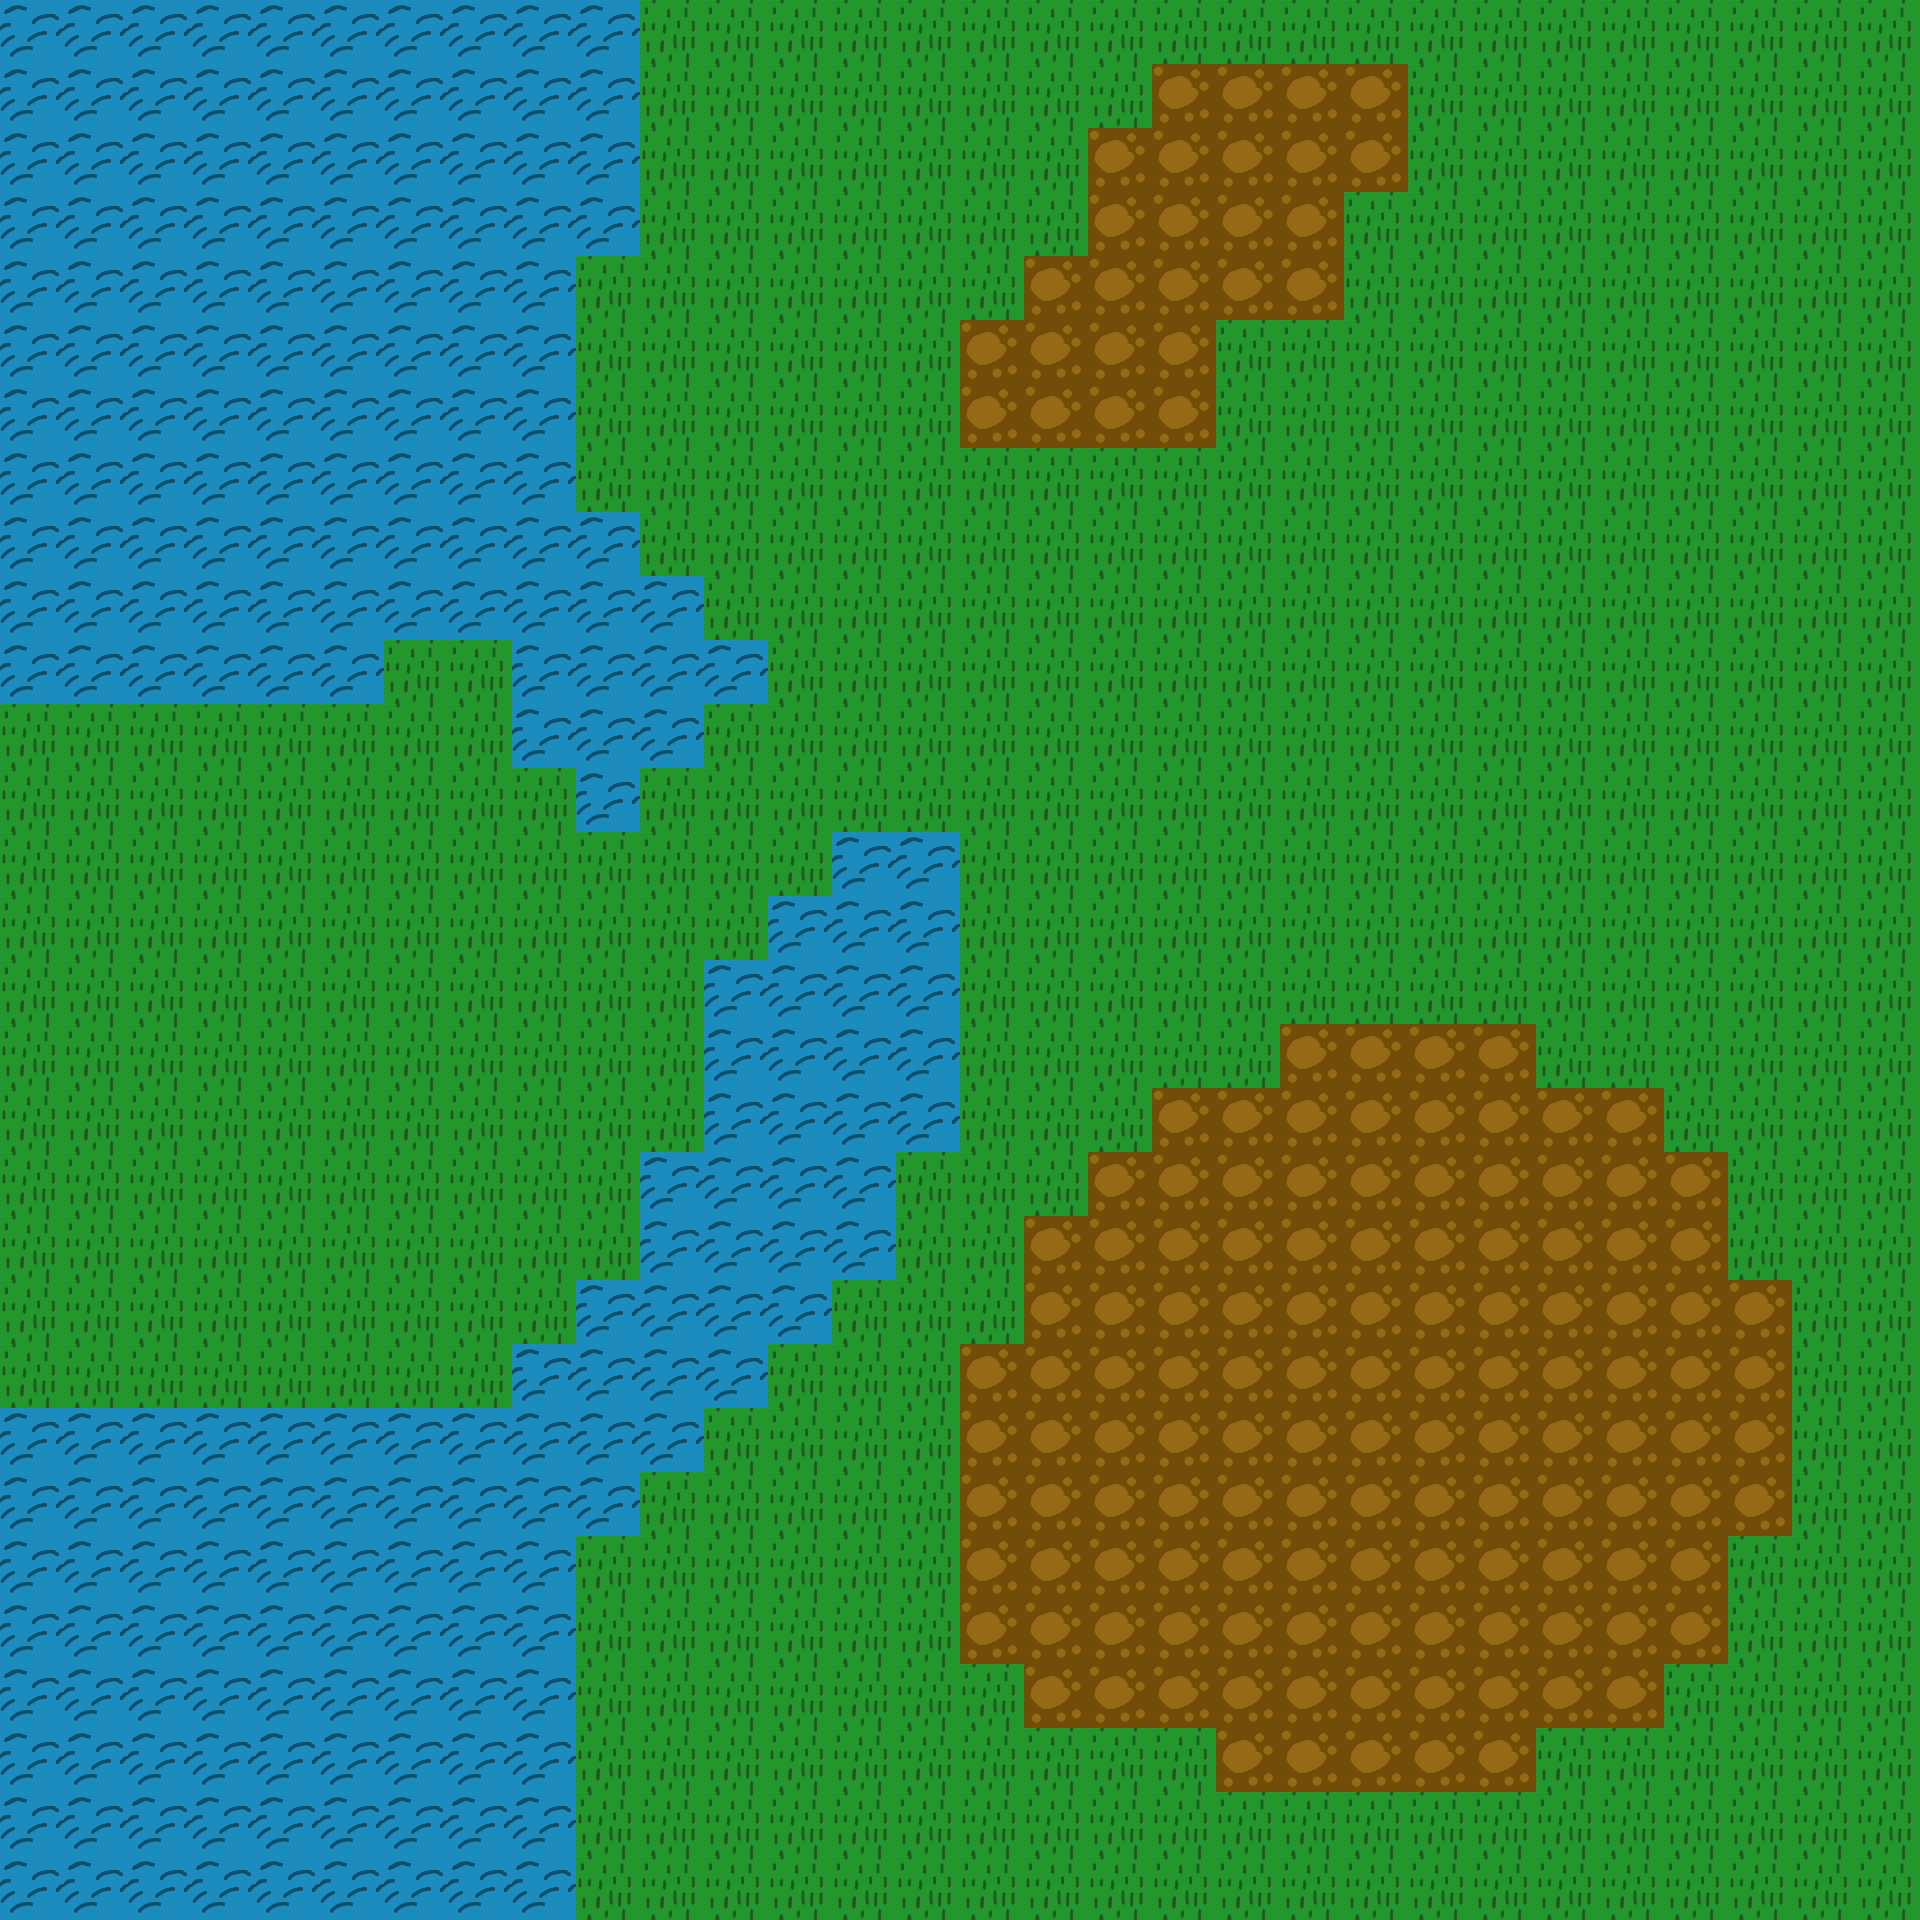

A 2D game scene composited from a Tiled map and its tileset images. What follows is a short description and the map's XML, with every tile layer's data as written:
An orthogonal 30x30 tile map with 64x64 px tiles, 1 tile layer (ground) and 21 objects.

<map version="1.10" tiledversion="1.11.2" orientation="orthogonal" renderorder="right-down" width="30" height="30" tilewidth="64" tileheight="64" infinite="0" nextlayerid="3" nextobjectid="24">
 <editorsettings>
  <export target="planet_001.lua" format="lua" />
 </editorsettings>
 <tileset firstgid="1" name="basic_tileset" tilewidth="64" tileheight="64" tilecount="3" columns="3">
  <image source="../tilesets/basic_tileset.png" trans="ff00ff" width="192" height="64" />
 </tileset>
 <layer id="1" name="ground" width="30" height="30">
  <data encoding="csv">
3,3,3,3,3,3,3,3,3,3,1,1,1,1,1,1,1,1,1,1,1,1,1,1,1,1,1,1,1,1,
3,3,3,3,3,3,3,3,3,3,1,1,1,1,1,1,1,1,2,2,2,2,1,1,1,1,1,1,1,1,
3,3,3,3,3,3,3,3,3,3,1,1,1,1,1,1,1,2,2,2,2,2,1,1,1,1,1,1,1,1,
3,3,3,3,3,3,3,3,3,3,1,1,1,1,1,1,1,2,2,2,2,1,1,1,1,1,1,1,1,1,
3,3,3,3,3,3,3,3,3,1,1,1,1,1,1,1,2,2,2,2,2,1,1,1,1,1,1,1,1,1,
3,3,3,3,3,3,3,3,3,1,1,1,1,1,1,2,2,2,2,1,1,1,1,1,1,1,1,1,1,1,
3,3,3,3,3,3,3,3,3,1,1,1,1,1,1,2,2,2,2,1,1,1,1,1,1,1,1,1,1,1,
3,3,3,3,3,3,3,3,3,1,1,1,1,1,1,1,1,1,1,1,1,1,1,1,1,1,1,1,1,1,
3,3,3,3,3,3,3,3,3,3,1,1,1,1,1,1,1,1,1,1,1,1,1,1,1,1,1,1,1,1,
3,3,3,3,3,3,3,3,3,3,3,1,1,1,1,1,1,1,1,1,1,1,1,1,1,1,1,1,1,1,
3,3,3,3,3,3,1,1,3,3,3,3,1,1,1,1,1,1,1,1,1,1,1,1,1,1,1,1,1,1,
1,1,1,1,1,1,1,1,3,3,3,1,1,1,1,1,1,1,1,1,1,1,1,1,1,1,1,1,1,1,
1,1,1,1,1,1,1,1,1,3,1,1,1,1,1,1,1,1,1,1,1,1,1,1,1,1,1,1,1,1,
1,1,1,1,1,1,1,1,1,1,1,1,1,3,3,1,1,1,1,1,1,1,1,1,1,1,1,1,1,1,
1,1,1,1,1,1,1,1,1,1,1,1,3,3,3,1,1,1,1,1,1,1,1,1,1,1,1,1,1,1,
1,1,1,1,1,1,1,1,1,1,1,3,3,3,3,1,1,1,1,1,1,1,1,1,1,1,1,1,1,1,
1,1,1,1,1,1,1,1,1,1,1,3,3,3,3,1,1,1,1,1,2,2,2,2,1,1,1,1,1,1,
1,1,1,1,1,1,1,1,1,1,1,3,3,3,3,1,1,1,2,2,2,2,2,2,2,2,1,1,1,1,
1,1,1,1,1,1,1,1,1,1,3,3,3,3,1,1,1,2,2,2,2,2,2,2,2,2,2,1,1,1,
1,1,1,1,1,1,1,1,1,1,3,3,3,3,1,1,2,2,2,2,2,2,2,2,2,2,2,1,1,1,
1,1,1,1,1,1,1,1,1,3,3,3,3,1,1,1,2,2,2,2,2,2,2,2,2,2,2,2,1,1,
1,1,1,1,1,1,1,1,3,3,3,3,1,1,1,2,2,2,2,2,2,2,2,2,2,2,2,2,1,1,
3,3,3,3,3,3,3,3,3,3,3,1,1,1,1,2,2,2,2,2,2,2,2,2,2,2,2,2,1,1,
3,3,3,3,3,3,3,3,3,3,1,1,1,1,1,2,2,2,2,2,2,2,2,2,2,2,2,2,1,1,
3,3,3,3,3,3,3,3,3,1,1,1,1,1,1,2,2,2,2,2,2,2,2,2,2,2,2,1,1,1,
3,3,3,3,3,3,3,3,3,1,1,1,1,1,1,2,2,2,2,2,2,2,2,2,2,2,2,1,1,1,
3,3,3,3,3,3,3,3,3,1,1,1,1,1,1,1,2,2,2,2,2,2,2,2,2,2,1,1,1,1,
3,3,3,3,3,3,3,3,3,1,1,1,1,1,1,1,1,1,1,2,2,2,2,2,1,1,1,1,1,1,
3,3,3,3,3,3,3,3,3,1,1,1,1,1,1,1,1,1,1,1,1,1,1,1,1,1,1,1,1,1,
3,3,3,3,3,3,3,3,3,1,1,1,1,1,1,1,1,1,1,1,1,1,1,1,1,1,1,1,1,1
</data>
 </layer>
 <objectgroup id="2" name="water">
  <object id="3" x="832" y="832" width="128" height="320" />
  <object id="4" x="768" y="896" width="64" height="256" />
  <object id="5" x="704" y="960" width="64" height="192" />
  <object id="6" x="640" y="1152" width="256" height="128" />
  <object id="7" x="576" y="1280" width="256" height="64" />
  <object id="8" x="512" y="1344" width="256" height="64" />
  <object id="9" x="64" y="1408" width="640" height="64" />
  <object id="10" x="64" y="1408" height="448" />
  <object id="11" x="0" y="1856" width="576" height="64" />
  <object id="12" x="576" y="1472" width="64" height="64" />
  <object id="13" x="64" y="1472" width="512" height="384" />
  <object id="14" x="576" y="512" width="64" height="320" />
  <object id="15" x="640" y="576" width="64" height="192" />
  <object id="16" x="704" y="640" width="64" height="64" />
  <object id="17" x="512" y="512" width="64" height="256" />
  <object id="18" x="576" y="0" width="64" height="256" />
  <object id="19" x="512" y="0" width="64" height="512" />
  <object id="20" x="0" y="0" width="512" height="640" />
  <object id="21" x="0" y="640" width="384" height="64" />
  <object id="22" x="0" y="1408" width="64" height="448" />
  <object id="23" x="-64" y="1728" />
 </objectgroup>
</map>